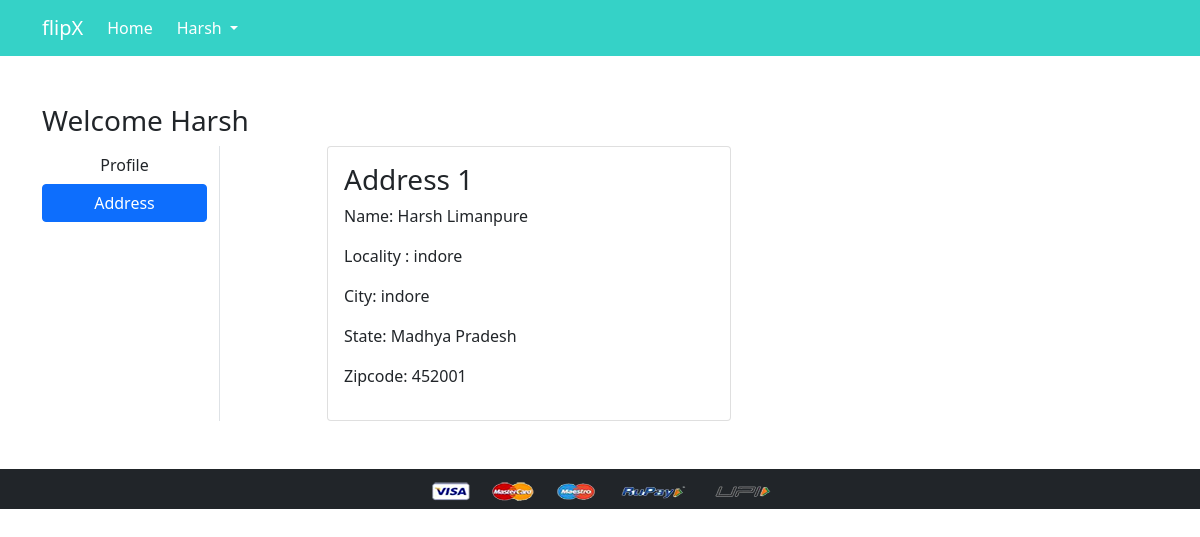
The page /address/ (signed in) on the database its author committed.
### app/models.py (models this page shows, shortened)
class Customer(models.Model):
    user = models.ForeignKey(User, on_delete=models.CASCADE)
    name = models.CharField(max_length=200)
    locality = models.CharField(max_length=200)
    city = models.CharField(max_length=50)
    Zipcode = models.IntegerField()
    state = models.CharField(choices=STATE_CHOICES, max_length=50)

### app/views.py (the view)
# urls.py: path('address/', views.address, name='address'),
@login_required
def address(request):
    add = Customer.objects.filter(user=request.user)
    return render(request, 'app/address.html',{'add':add,'active':'btn-primary'})

### app/templates/app/address.html (shortened to what this page needs)
{% extends 'app/base.html' %}
{% load static %}
{% block main-content %}
<div class="container my-5">
 <div class="row">
 <h3>Welcome <span class="text-capitalize"> {{request.user}}</span></h3>
  <div class="col-sm-2 border-end">
   <ul class="list-unstyled">
    <li class="d-grid"><a href="{% url 'profile' %}" class="btn">Profile</a></li>
    <li class="d-grid"><a href="{% url 'address' %}" class="btn {{active}}">Address</a></li>
   </ul>
  </div>
  <div class="col-sm-9 offset-sm-1">
   <div class="row">
    {% for ad in add %}
    <div class="col-sm-6">
     <div class="card">
      <div class="card-body">
       <h3>Address {{forloop.counter}}</h3>
       <p>Name: {{ad.name}}</p>
       <p>Locality : {{ad.locality}}</p>
       <p>City: {{ad.city}}</p>
       <p>State: {{ad.state}}</p>
       <p>Zipcode: {{ad.Zipcode}}</p>
      </div>
     </div>
    </div>
    {% endfor %}
   </div>
  </div>
 </div>
</div>
{% endblock main-content %}

### app/templates/app/base.html (shortened to what this page needs)
<!doctype html>
{% load static %}
<html lang="en">
<head>
  <link href="https://cdn.jsdelivr.net/npm/bootstrap@5.0.0-beta1/dist/css/bootstrap.min.css" rel="stylesheet"
>
  <link rel="stylesheet" href="{% static 'app/css/owl.carousel.min.css' %}">
  <link rel="stylesheet" href="{% static 'app/css/all.min.css' %}">
  <link rel="stylesheet" href="{% static 'app/css/style.css' %}">
</head>
<body>
  <nav class="navbar navbar-expand-lg navbar-dark bg-primary" style="background-color: #35d2c7!important;">
    <div class="container">
      <a class="navbar-brand" href="/">flipX</a>
      <div class="collapse navbar-collapse" id="navbarSupportedContent">
        <ul class="navbar-nav me-auto mb-2 mb-lg-0">
          <li class="nav-item">
            <a class="nav-link active" aria-current="page" href="/">Home</a>
          </li>
        <div>
          <ul class="navbar-nav me-auto mb-2 mb-lg-0">
            {% if request.user.is_authenticated %}
            <li class="nav-item dropdown mx-2">
              <a class="nav-link dropdown-toggle text-white" href="#" id="profileDropdown" role="button"
                data-bs-toggle="dropdown" aria-expanded="false">
                {{request.user|capfirst}}
              </a>
            </li>
            {% endif %}
          </ul>
        </div>
      </div>
    </div>
  </nav>
  {% block main-content %} {% endblock main-content %}
  <footer class="container-fluid bg-dark text-center p-2 mt-5">
    <img src="{% static 'app/images/payment.png' %}" alt="" srcset="" class="img-fluid" height="2px">
  </footer>
</body>
</html>

### rows shown on the page
Customer: name "Harsh Limanpure", locality "indore", city "indore", state "Madhya Pradesh", Zipcode "452001"

### other values the page prints
{{ request.user|capfirst }} "Harsh"
{{ request.user }} "Harsh"
